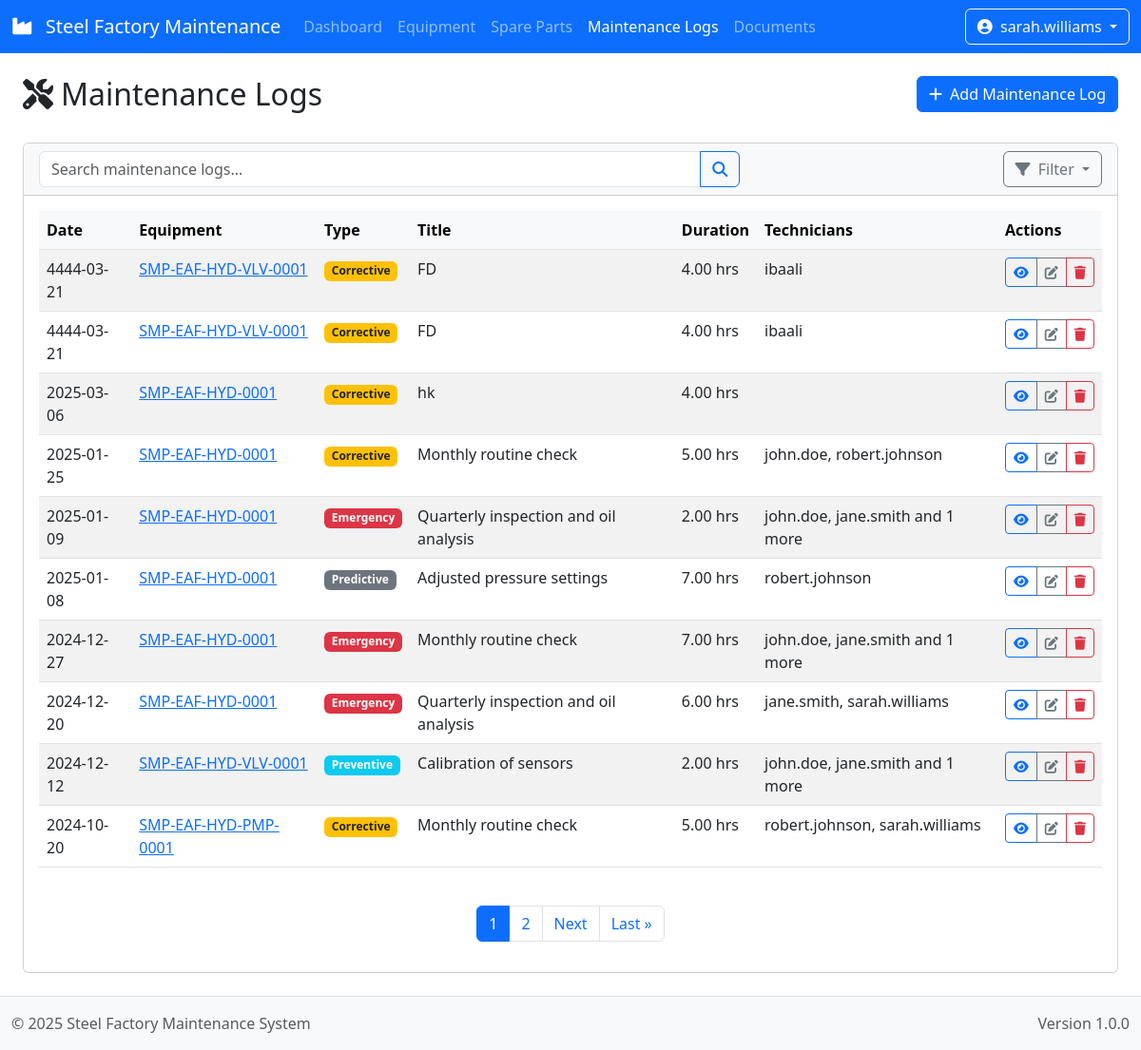
Page /maintenance-logs/ (signed in) on the committed database.
### maintenance/models.py (models this page shows, shortened)
class MaintenanceLog(models.Model):
    equipment = models.ForeignKey(Equipment, on_delete=models.CASCADE, related_name='maintenance_logs')
    title = models.CharField(max_length=200)
    maintenance_type = models.CharField(max_length=20, choices=MAINTENANCE_TYPE_CHOICES)
    description = models.TextField()
    findings = models.TextField(blank=True, null=True)
    date = models.DateField()
    duration = models.DecimalField(max_digits=5, decimal_places=2, help_text="Duration in hours")
    technicians = models.ManyToManyField(User, related_name='maintenance_activities')
    created_at = models.DateTimeField(auto_now_add=True)
    class Meta:
        ordering = ['-date']

class Equipment(models.Model):
    code = models.CharField(max_length=20, unique=True, help_text="Equipment code (e.g., SMP-EAF-HYD-0001)")
    name = models.CharField(max_length=100, help_text="Equipment name")
    equipment_type = models.CharField(max_length=100, help_text="Type of equipment")
    manufacturer = models.CharField(max_length=100, blank=True, null=True)
    model = models.CharField(max_length=100, blank=True, null=True)
    serial_number = models.CharField(max_length=100, blank=True, null=True)
    installation_date = models.DateField(blank=True, null=True)
    last_maintenance_date = models.DateField(blank=True, null=True)
    status = models.CharField(max_length=20, choices=STATUS_CHOICES, default='operational')
    description = models.TextField(blank=True, null=True)
    area = models.ForeignKey(Area, on_delete=models.CASCADE, related_name='equipment')
    parent = models.ForeignKey('self', on_delete=models.CASCADE, null=True, blank=True, related_name='components')

### maintenance/views.py (the view)
# urls.py: path('maintenance-logs/', views.MaintenanceLogListView.as_view(), name='maintenance_log_list'),
class MaintenanceLogListView(LoginRequiredMixin, ListView):
    model = MaintenanceLog
    context_object_name = 'maintenance_logs'
    template_name = 'maintenance/maintenance_log_list.html'
    paginate_by = 10

### maintenance/templates/maintenance/maintenance_log_list.html (shortened to what this page needs)
{% extends "maintenance/base.html" %}
{% block content %}
<div class="container-fluid pt-4">
    <div class="row mb-4">
        <div class="col-md-6">
            <h2><i class="fas fa-tools me-2"></i>Maintenance Logs</h2>
        </div>
        <div class="col-md-6 text-md-end">
            <a href="{% url 'maintenance:maintenance_log_create' %}" class="btn btn-primary">
                <i class="fas fa-plus me-1"></i> Add Maintenance Log
            </a>
        </div>
    </div>
    <div class="card">
        <div class="card-header bg-light">
            <div class="row">
                <div class="col-md-8">
                    <form method="get" class="d-flex">
                        <div class="input-group">
                            <input type="text" name="search" class="form-control" placeholder="Search maintenance logs..." value="{{ request.GET.search }}">
                            <button type="submit" class="btn btn-outline-primary">
                                <i class="fas fa-search"></i>
                            </button>
                        </div>
                    </form>
                </div>
                <div class="col-md-4 text-md-end">
                    <div class="dropdown">
                        <button class="btn btn-outline-secondary dropdown-toggle" type="button" id="filterDropdown" data-bs-toggle="dropdown" aria-expanded="false">
                            <i class="fas fa-filter me-1"></i> Filter
                        </button>
                    </div>
                </div>
            </div>
        </div>
        <div class="card-body">
            <div class="table-responsive">
                <table class="table table-hover table-striped">
                    <thead class="table-light">
                        <tr>
                            <th>Date</th>
                            <th>Equipment</th>
                            <th>Type</th>
                            <th>Title</th>
                            <th>Duration</th>
                            <th>Technicians</th>
                            <th>Actions</th>
                        </tr>
                    </thead>
                    <tbody>
                        {% for log in maintenance_logs %}
                        <tr>
                            <td>{{ log.date|date:"Y-m-d" }}</td>
                            <td>
                                <a href="{% url 'maintenance:equipment_detail' log.equipment.id %}">
                                    {{ log.equipment.code }}
                                </a>
                            </td>
                            <td>
                                <span class="badge bg-{% if log.maintenance_type == 'preventive' %}info{% elif log.maintenance_type == 'corrective' %}warning{% elif log.maintenance_type == 'emergency' %}danger{% else %}secondary{% endif %}">
                                    {{ log.get_maintenance_type_display }}
                                </span>
                            </td>
                            <td>{{ log.title }}</td>
                            <td>{{ log.duration }} hrs</td>
                            <td>
                                {% for tech in log.technicians.all|slice:":2" %}
                                    {{ tech.username }}{% if not forloop.last %}, {% endif %}
                                {% endfor %}
                                {% if log.technicians.count > 2 %}
                                    and {{ log.technicians.count|add:"-2" }} more
                                {% endif %}
                            </td>
                            <td>
                                <div class="btn-group" role="group">
                                    <a href="{% url 'maintenance:maintenance_log_detail' log.id %}" class="btn btn-sm btn-outline-primary" data-bs-toggle="tooltip" title="View Details">
                                        <i class="fas fa-eye"></i>
                                    </a>
                                    <a href="{% url 'maintenance:maintenance_log_update' log.id %}" class="btn btn-sm btn-outline-secondary" data-bs-toggle="tooltip" title="Edit">
                                        <i class="fas fa-edit"></i>
                                    </a>
                                    <a href="{% url 'maintenance:maintenance_log_delete' log.id %}" class="btn btn-sm btn-outline-danger" data-bs-toggle="tooltip" title="Delete">
                                        <i class="fas fa-trash"></i>
                                    </a>
                                </div>
                            </td>
                        </tr>
                        {% empty %}
                        <tr>
                            <td colspan="7" class="text-center">No maintenance logs found.</td>
                        </tr>
                        {% endfor %}
                    </tbody>
                </table>
            </div>
            {% if is_paginated %}
            <nav aria-label="Page navigation" class="mt-4">
                <ul class="pagination justify-content-center">
                    {% for num in page_obj.paginator.page_range %}
                        {% if page_obj.number == num %}
                        <li class="page-item active">
                            <span class="page-link">{{ num }}</span>
                        </li>
                        {% elif num > page_obj.number|add:'-3' and num < page_obj.number|add:'3' %}
                        <li class="page-item">
                            <a class="page-link" href="?page={{ num }}">{{ num }}</a>
                        </li>
                        {% endif %}
                    {% endfor %}
                    {% if page_obj.has_next %}
                    <li class="page-item">
                        <a class="page-link" href="?page={{ page_obj.next_page_number }}">Next</a>
                    </li>
                    <li class="page-item">
                        <a class="page-link" href="?page={{ page_obj.paginator.num_pages }}">Last &raquo;</a>
                    </li>
                    {% endif %}
                </ul>
            </nav>
            {% endif %}
        </div>
    </div>
</div>
{% endblock %}

### maintenance/templates/maintenance/base.html (shortened to what this page needs)
<!DOCTYPE html>
<html lang="en">
<head>
    <link href="https://cdnjs.cloudflare.com/ajax/libs/bootstrap/5.3.0/css/bootstrap.min.css" rel="stylesheet">
    <link href="https://cdnjs.cloudflare.com/ajax/libs/jstree/3.3.12/themes/default/style.min.css" rel="stylesheet">
    <link href="https://cdnjs.cloudflare.com/ajax/libs/font-awesome/6.2.1/css/all.min.css" rel="stylesheet">
</head>
<body>
    <header>
        <nav class="navbar navbar-expand-lg navbar-dark bg-primary">
            <div class="container-fluid">
                <a class="navbar-brand" href="{% url 'maintenance:dashboard' %}">
                    <i class="fas fa-industry me-2"></i>
                    Steel Factory Maintenance
                </a>
                <div class="collapse navbar-collapse" id="navbarNav">
                    <ul class="navbar-nav me-auto">
                        <li class="nav-item">
                            <a class="nav-link {% if request.resolver_match.url_name == 'dashboard' %}active{% endif %}"
                               href="{% url 'maintenance:dashboard' %}">Dashboard</a>
                        </li>
                        <li class="nav-item">
                            <a class="nav-link {% if 'equipment' in request.resolver_match.url_name %}active{% endif %}"
                               href="{% url 'maintenance:equipment_list' %}">Equipment</a>
                        </li>
                        <li class="nav-item">
                            <a class="nav-link {% if 'spare_part' in request.resolver_match.url_name %}active{% endif %}"
                               href="{% url 'maintenance:spare_part_list' %}">Spare Parts</a>
                        </li>
                        <li class="nav-item">
                            <a class="nav-link {% if 'maintenance_log' in request.resolver_match.url_name %}active{% endif %}"
                               href="{% url 'maintenance:maintenance_log_list' %}">Maintenance Logs</a>
                        </li>
                        <li class="nav-item">
                            <a class="nav-link {% if 'document' in request.resolver_match.url_name %}active{% endif %}"
                               href="{% url 'maintenance:document_list' %}">Documents</a>
                        </li>
                    </ul>
                    {% if user.is_authenticated %}
                    <div class="d-flex">
                        <div class="dropdown">
                            <button class="btn btn-outline-light dropdown-toggle" type="button" id="userDropdown" data-bs-toggle="dropdown">
                                <i class="fas fa-user-circle me-1"></i>
                                {{ user.username }}
                            </button>
                        </div>
                    </div>
                    {% else %}
                    <div class="d-flex">
                        <a href="{% url 'login' %}" class="btn btn-outline-light">
                            <i class="fas fa-sign-in-alt me-1"></i> Login
                        </a>
                    </div>
                    {% endif %}
                </div>
            </div>
        </nav>
    </header>
    <main class="container-fluid">
        {% block content %}{% endblock %}
    </main>
    <footer class="bg-light py-3 mt-4 border-top">
        <div class="container-fluid">
            <div class="row">
                <div class="col-md-6">
                    <span class="text-muted">© 2025 Steel Factory Maintenance System</span>
                </div>
                <div class="col-md-6 text-md-end">
                    <span class="text-muted">Version 1.0.0</span>
                </div>
            </div>
        </div>
    </footer>
</body>
</html>

### maintenance/templates/maintenance/base.html (style rules this page uses)
.badge.bg-danger { background-color: #dc3545 !important; }
.badge.bg-warning { background-color: #ffc107 !important; color: #212529; }

### rows in the picture
MaintenanceLog: date "4444-03-21", equipment.code "SMP-EAF-HYD-VLV-0001", maintenance_type "Corrective", title "FD", duration "4.00"
MaintenanceLog: date "4444-03-21", equipment.code "SMP-EAF-HYD-VLV-0001", maintenance_type "Corrective", title "FD", duration "4.00"
MaintenanceLog: date "2025-03-06", equipment.code "SMP-EAF-HYD-0001", maintenance_type "Corrective", title "hk", duration "4.00"
MaintenanceLog: date "2025-01-25", equipment.code "SMP-EAF-HYD-0001", maintenance_type "Corrective", title "Monthly routine check", duration "5.00"
MaintenanceLog: date "2025-01-09", equipment.code "SMP-EAF-HYD-0001", maintenance_type "Emergency", title "Quarterly inspection and oil analysis", duration "2.00", technicians.count|add "1"
MaintenanceLog: date "2025-01-08", equipment.code "SMP-EAF-HYD-0001", maintenance_type "Predictive", title "Adjusted pressure settings", duration "7.00"
MaintenanceLog: date "2024-12-27", equipment.code "SMP-EAF-HYD-0001", maintenance_type "Emergency", title "Monthly routine check", duration "7.00", technicians.count|add "1"
MaintenanceLog: date "2024-12-20", equipment.code "SMP-EAF-HYD-0001", maintenance_type "Emergency", title "Quarterly inspection and oil analysis", duration "6.00"
MaintenanceLog: date "2024-12-12", equipment.code "SMP-EAF-HYD-VLV-0001", maintenance_type "Preventive", title "Calibration of sensors", duration "2.00", technicians.count|add "1"
MaintenanceLog: date "2024-10-20", equipment.code "SMP-EAF-HYD-PMP-0001", maintenance_type "Corrective", title "Monthly routine check", duration "5.00"

### other values in the picture
{{ user.username }} "sarah.williams"
{{ tech.username }} "ibaali"
{{ tech.username }} "john.doe"
{{ tech.username }} "robert.johnson"
{{ tech.username }} "jane.smith"
{{ tech.username }} "sarah.williams"
{{ num }} "1"
{{ num }} "2"
